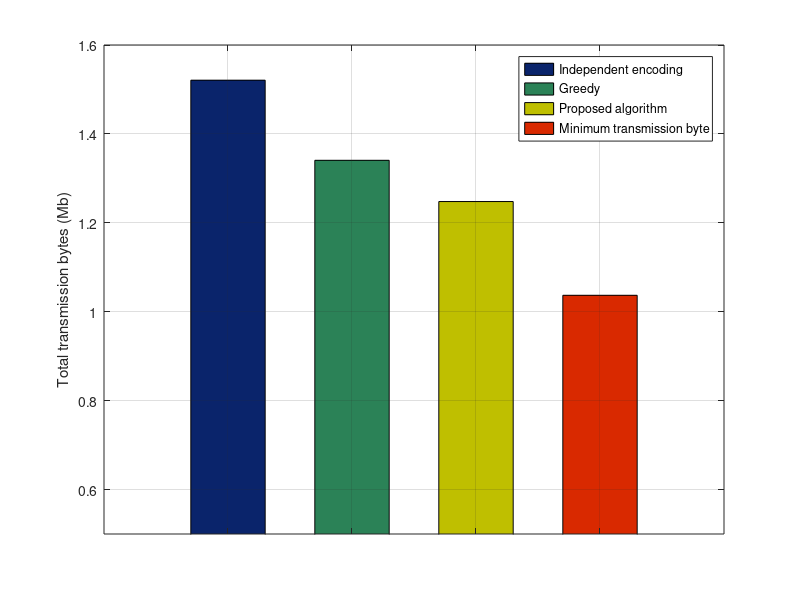

Recreate this plot in MATLAB.
clear;
close all;
name = { '1280*720' };
%x = [1 2];
%y = [1594736/(1024*1024) 1405764/(1024*1024) 1308490/(1024*1024) 1087365/(1024*1024); 0 0 0 0];
%bar(x,y);
bar([1594736/(1024*1024) 0 0 0], 'r','barwidth',0.6,'FaceColor',[0.04,0.14,0.42]);
hold on;
bar([0 1405764/(1024*1024) 0 0], 'g','barwidth',0.6,'FaceColor',[0.17,0.51,0.34]);
hold on;
bar([0 0 1308490/(1024*1024) 0], 'b','barwidth',0.6,'FaceColor',[0.75,0.75,0]);
hold on;
bar([0 0 0 1087365/(1024*1024)], 'y','barwidth',0.6,'FaceColor',[0.85,0.16,0]);
%set(gca,'xticklabel',{'Independent encoding','Greedy','Proposed algorithm','Minimum required time'});
set(gca,'xticklabel',' ');
set(gcf,'color','none');
set(gca,'color','none');
ylim([0.5 1.6]);
ylabel(gca,'Total transmission bytes (Mb)');
legend('Independent encoding','Greedy','Proposed algorithm','Minimum transmission byte')
grid on;